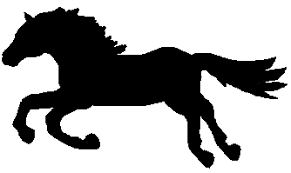
#> input picture img/horse.png, 291 x 173 px, found by its file name
$ python Morfologia_III.py
#> lines starting #> are read from the running program, lines starting #| are printed output that depends on the picture; after the words box and inside, x2 and y2 are one past the last pixel; in counts of white or black regions, pixels touching at a corner belong together
import cv2
import numpy as np
import matplotlib.pyplot as plt

# 4. Operações morfológicas em escala de cinza

def dilate(img, ksize=3):
    """4.1 Dilatação"""
    se = cv2.getStructuringElement(cv2.MORPH_RECT, (ksize, ksize))
    return cv2.dilate(img, se)

def erode(img, ksize=3):
    """4.1 Erosão"""
    se = cv2.getStructuringElement(cv2.MORPH_RECT, (ksize, ksize))
    return cv2.erode(img, se)

def opening(img, ksize=3):
    """4.2 Abertura = erosão seguida de dilatação"""
    se = cv2.getStructuringElement(cv2.MORPH_RECT, (ksize, ksize))
    return cv2.morphologyEx(img, cv2.MORPH_OPEN, se)

def closing(img, ksize=3):
    """4.2 Fechamento = dilatação seguida de erosão"""
    se = cv2.getStructuringElement(cv2.MORPH_RECT, (ksize, ksize))
    return cv2.morphologyEx(img, cv2.MORPH_CLOSE, se)

def reconstruction_by_dilation(marker, mask):
    """4.3 Reconstrução morfológica por dilatação"""
    se = cv2.getStructuringElement(cv2.MORPH_RECT, (3,3))
    prev = np.zeros_like(marker)
    curr = marker.copy()
    while True:
        curr = np.minimum(cv2.dilate(curr, se), mask)
        if np.array_equal(curr, prev):
            break
        prev = curr.copy()
    return curr

def reconstruction_by_erosion(marker, mask):
    """4.3 Reconstrução morfológica por erosão"""
    se = cv2.getStructuringElement(cv2.MORPH_RECT, (3,3))
    prev = np.zeros_like(marker)
    curr = marker.copy()
    while True:
        curr = np.maximum(cv2.erode(curr, se), mask)
        if np.array_equal(curr, prev):
            break
        prev = curr.copy()
    return curr

def morphological_gradient(img, ksize=3):
    """4.4 Gradiente morfológico = dilatação – erosão"""
    se = cv2.getStructuringElement(cv2.MORPH_RECT, (ksize, ksize))
    return cv2.morphologyEx(img, cv2.MORPH_GRADIENT, se)

def top_hat(img, ksize=3):
    """4.5 Top-hat = imagem original – abertura"""
    se = cv2.getStructuringElement(cv2.MORPH_RECT, (ksize, ksize))
    return cv2.morphologyEx(img, cv2.MORPH_TOPHAT, se)

def bottom_hat(img, ksize=3):
    """4.5 Bottom-hat = fechamento – imagem original"""
    se = cv2.getStructuringElement(cv2.MORPH_RECT, (ksize, ksize))
    return cv2.morphologyEx(img, cv2.MORPH_BLACKHAT, se)

def granulometry(img, max_radius=10, step=2):
    """
    4.6 Granulometria simples:
    Aplica aberturas com elementos elípticos crescentes e mede área.
    Retorna lista de raios e lista de áreas pós-abertura.
    """
    radii = list(range(1, max_radius+1, step))
    areas = []
    for r in radii:
        se = cv2.getStructuringElement(cv2.MORPH_ELLIPSE, (2*r+1, 2*r+1))
        opened = cv2.morphologyEx(img, cv2.MORPH_OPEN, se)
        areas.append(np.count_nonzero(opened))
    return radii, areas

def texture_segmentation(img, ksize=15, thresh=20):
    """
    4.7 Segmentação de texturas via top-hat:
    - Remove estruturas largas (abertura)
    - Diferença = componente de textura
    - Binariza por threshold
    """
    se = cv2.getStructuringElement(cv2.MORPH_ELLIPSE, (ksize, ksize))
    opened = cv2.morphologyEx(img, cv2.MORPH_OPEN, se)
    texture = cv2.subtract(img, opened)
    _, mask = cv2.threshold(texture, thresh, 255, cv2.THRESH_BINARY)
    return texture, mask

# ——— Exemplo de uso ———

# Carregue sua imagem em escala de cinza:
img = cv2.imread('img/horse.png', cv2.IMREAD_GRAYSCALE)
#> img: shape (173, 291); min 0, max 255, mean 165

# 4.1
dil = dilate(img, ksize=5)
ero = erode(img, ksize=5)

# 4.2
ab = opening(img, ksize=5)
fe = closing(img, ksize=5)

# 4.3
marker = erode(img, ksize=7)
rec_dil = reconstruction_by_dilation(marker, img)
marker2 = dilate(img, ksize=7)
rec_ero = reconstruction_by_erosion(marker2, img)

# 4.4
grad = morphological_gradient(img, ksize=5)

# 4.5
th = top_hat(img, ksize=15)
bh = bottom_hat(img, ksize=15)
#> in bottom_hat, `return cv2.morphologyEx(img, cv2.MORPH_BLACKHAT, se)`:
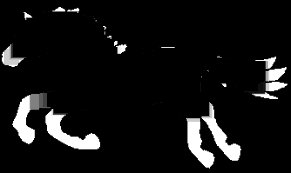
#> returned value: shape (173, 291); min 0, max 255, mean 18.7

# 4.6
rads, areas = granulometry(img, max_radius=15, step=2)
#> after the loop in granulometry, `for r in radii:`:
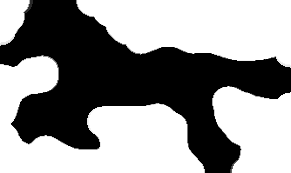
#> opened: shape (173, 291); min 0, max 255, mean 145.3
#> after the loop in granulometry, `for r in radii:`: areas = [33040, 32849, 32601, 32148, 31651, 30734, 30362, 29022]
#> rads = [1, 3, 5, 7, 9, 11, 13, 15]

# 4.7
tex, seg = texture_segmentation(img, ksize=21, thresh=30)
#> in texture_segmentation, `se = cv2.getStructuringElement(cv2.MORPH_ELLIPSE, (ksize, ksize))`:
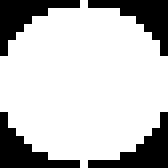
#> se: shape (21, 21) (shown 8 times larger); values 0 (black) and 1 (white), 75.5% white; 4 black regions, box (x1, y1, x2, y2) and area: (0, 0, 10, 7) 27, (11, 0, 21, 7) 27, (0, 14, 10, 21) 27, (11, 14, 21, 21) 27
#> in texture_segmentation, `opened = cv2.morphologyEx(img, cv2.MORPH_OPEN, se)`:
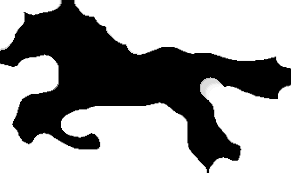
#> opened: shape (173, 291); min 0, max 255, mean 155.5
#> in texture_segmentation, `texture = cv2.subtract(img, opened)`:
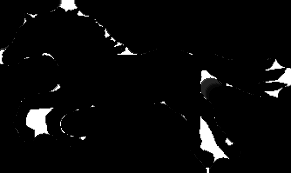
#> texture: shape (173, 291); min 0, max 255, mean 9.5
#> in texture_segmentation, `_, mask = cv2.threshold(texture, thresh, 255, cv2.THRESH_BINARY)`:
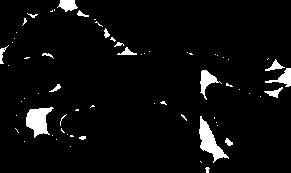
#> mask: shape (173, 291); 4.7% white; 65 white regions (47 under 20 px), largest, box (x1, y1, x2, y2) and area: (199, 116, 229, 163) 525, (26, 107, 54, 138) 504, (200, 70, 222, 100) 239

# Exibição resumida
titles = [
    'Orig.', 'Dil.', 'Ero.', 'Ab.', 'Fe.',
    'Rec Dil.', 'Rec Ero.', 'Grad.', 'Top-Hat',
    'Bot-Hat', 'Granulo.', 'Text.', 'Seg.'
]
images = [
    img, dil, ero, ab, fe,
    rec_dil, rec_ero, grad, th,
    bh, # para granulometria vamos plotar gráfico
    tex, seg
]

plt.figure(figsize=(12, 8))
for i, im in enumerate(images[:-2]):
    plt.subplot(4, 4, i+1)
    plt.imshow(im, cmap='gray')
    plt.title(titles[i])
    plt.axis('off')
#> this loop made 10 passes

# Granulometria (plot)
plt.subplot(4, 4, 11)
plt.plot(rads, areas, marker='o')
plt.title('Granulometria')
plt.xlabel('Raio')
plt.ylabel('Área')

# Textura e segmentação
plt.subplot(4, 4, 12)
plt.imshow(images[10], cmap='gray')
plt.title('Textura')
plt.axis('off')
plt.subplot(4, 4, 13)
plt.imshow(images[11], cmap='gray')
plt.title('Segmentação')
plt.axis('off')

plt.tight_layout()
plt.show()
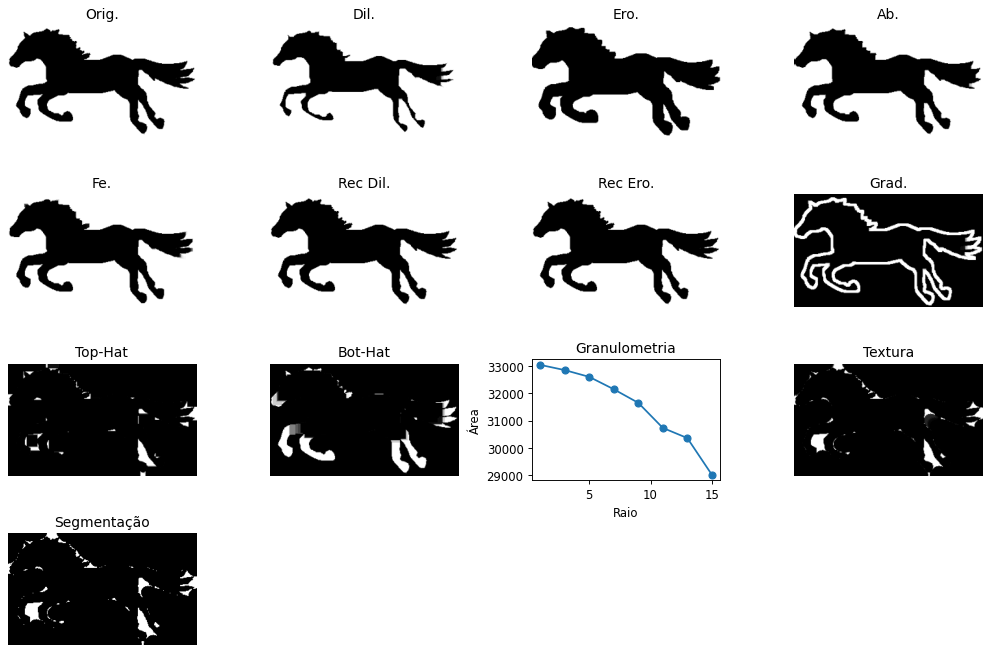
#> figure drawn by matplotlib, 13 panels
